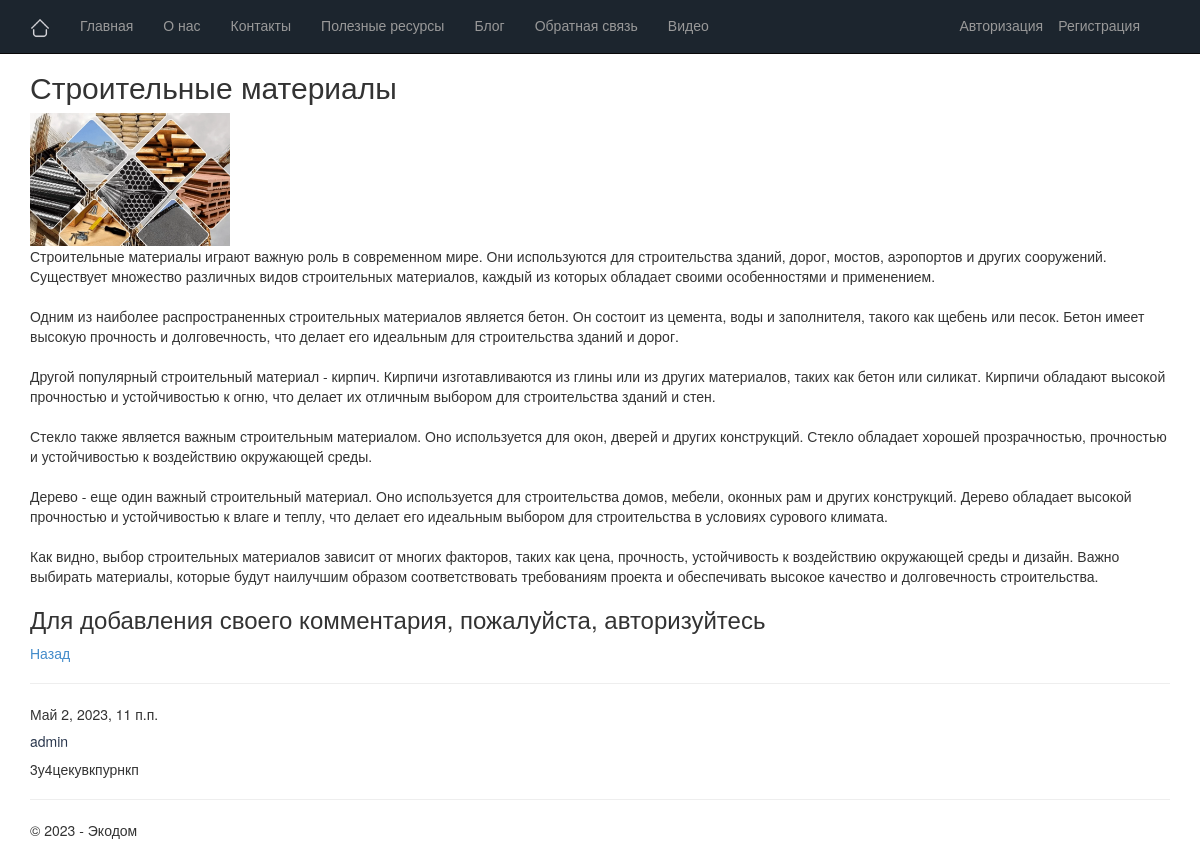
Page /blogpost/5/ on the committed database.
### app/models.py (models this page shows, shortened)
class Blog(models.Model):
    title = models.CharField(max_length = 100, unique_for_date = "posted", verbose_name = "Заголовок")
    description = models.TextField(verbose_name = "Краткое содержание")
    content = models.TextField(verbose_name = "Полное содержание")
    posted = models.DateTimeField(default = datetime.now(), db_index = True, verbose_name = "Опубликована")
    author = models.ForeignKey(User, null=True, blank=True, on_delete = models.SET_NULL, verbose_name = "Автор")
    image = models.FileField(default = 'temp.jpg', verbose_name = "Путь к картинке")
    class Meta:
        db_table = "Posts"
        ordering = ["-posted"]
        verbose_name = "статья блога"
        verbose_name_plural = "статья блога"

class Comment(models.Model):
    text = models.TextField(verbose_name = "Текст комментария")
    date = models.DateTimeField(default = datetime.now(), db_index = True, verbose_name = "Дата комментария")
    author = models.ForeignKey(User, on_delete = models.CASCADE, verbose_name = "Автор комментария")
    post = models.ForeignKey(Blog, on_delete = models.CASCADE, verbose_name = "Статья комментария")
    class Meta:
        db_table = "Comment"
        ordering = ["-date"]
        verbose_name = "Комментарии к статье блога"
        verbose_name_plural = "Комментарии к статьям блога"

### app/views.py (the view, shortened to what this page needs)
# urls.py: path('blogpost/<int:parametr>/', views.blogpost, name='blogpost'),
def blogpost(request, parametr):
    assert isinstance(request, HttpRequest)
    post_1 = Blog.objects.get(id=parametr) # запрос на выбор конкретной статьи по параметру
    comments = Comment.objects.filter(post=parametr)
    form = CommentForm() # создание формы для ввода комментария
    return render(
        request,
        'app/blogpost.html',
        {
            'post_1': post_1, # передача конкретной статьи в шаблон веб-страницы
            'comments': comments, # передача всех комментариев к данной статье в шаблон веб-страницы
            'form': form, # передача формы добавления комментария в шаблон веб-страницы
            'year':datetime.now().year,
        }
    )

### app/templates/app/blogpost.html (shortened to what this page needs)
{% extends "app/layout.html" %}
{% block content %}
<h2> {{post_1.title}} </h2>
{% if post_1.image and post_1.image.url != '/media/temp.jpg' %}
<img src="{{ post_1.image.url}}" alt="Картинка статьи блога" width="200"/>
{% endif %}
<p> {{post_1.content|linebreaksbr}} </p>
{% if user.is_authenticated %}
<h3>Добавить комментарий</h3>
<form method="POST">
    {% csrf_token %}
    <div>
        {{form.as_p}}
        <button type="submit" class="save btn btn-default"> Отправить комментарий </button>
    </div>
</form>
{% else %}
<h3> Для добавления своего комментария, пожалуйста, авторизуйтесь </h3>
{% endif %}
<p><a href="{% url 'blog' %}"> Назад </a></p>
{% for comment in comments %}
<hr />
<h7> {{comment.date}} </h7>
<h5> {{comment.author}} </h5>
<p> {{comment.text|linebreaksbr}} </p>
{% endfor %}
{% endblock %}

### app/static/app/content/site.css (style rules this page uses)
body { padding-top: 50px; padding-bottom: 20px; }
h5 { color: #2a374d; }

### rows in the picture
Blog: title "Строительные материалы", image (picture), content "Строительные материалы играют важную роль в современном мире. Они используются для строительства зданий, дорог, мостов, аэропортов и других сооружений. Существует множество различных видов строительных материалов, каждый из которых обладает своими особенностями и применением. Одним из наиболее распространенных строительных материалов является бетон. Он состоит из цемента, воды и заполнителя, такого как щебень или песок. Бетон имеет высокую прочность и долговечность, что делает его идеальным для строительства зданий и дорог. Другой популярный строительный материал - кирпич. Кирпичи изготавливаются из глины или из других материалов, таких как бетон или силикат. Кирпичи обладают высокой…"
Comment: date "Май 2, 2023, 11 п.п.", author "admin", text "3у4цекувкпурнкп"
